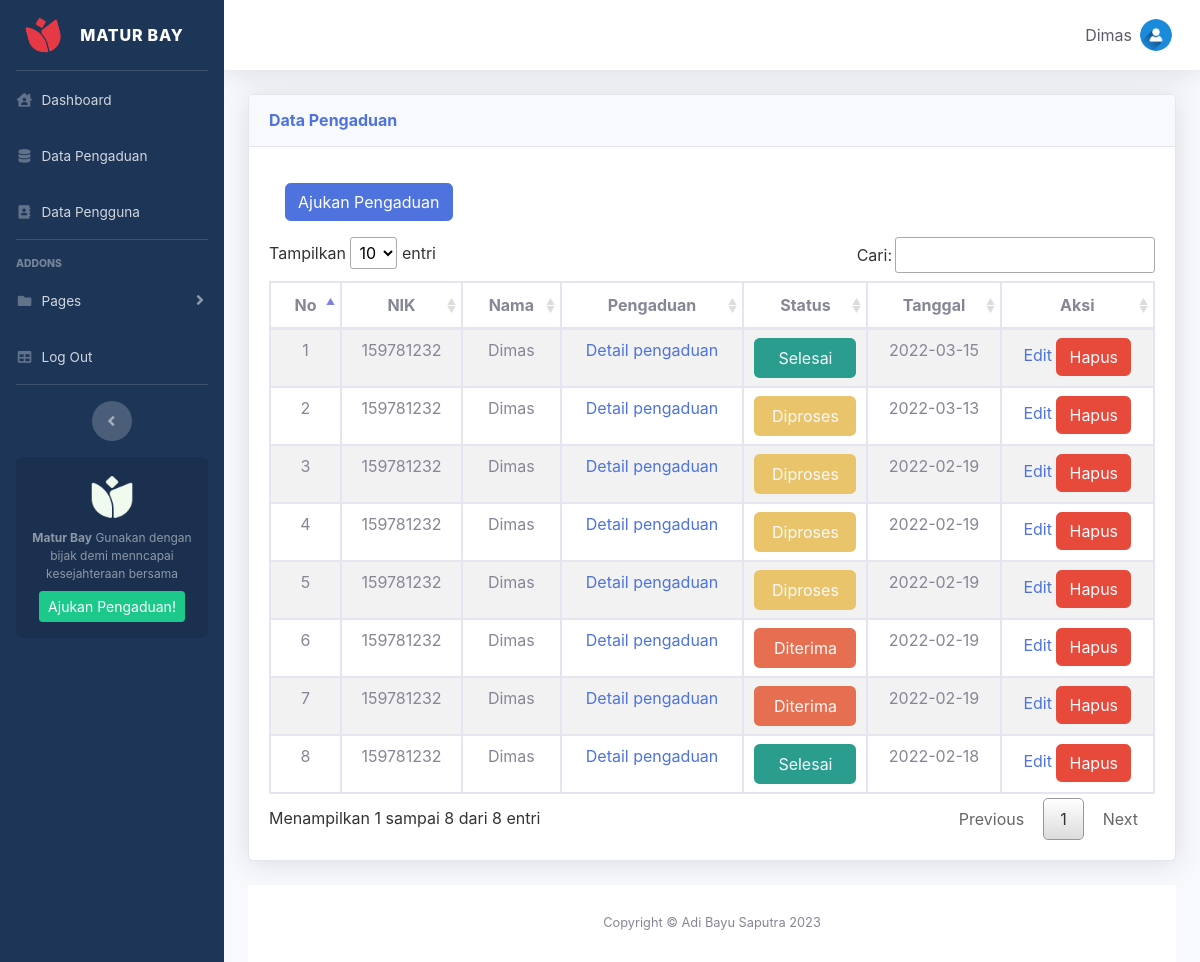
The app's page /view/user/datapengaduanuser.php (signed in) with its own data.
### tables this page shows
CREATE TABLE `tb_pengguna` (
  `id_pengguna` int(5) NOT NULL,
  `nik` int(9) NOT NULL,
  `nama` varchar(123) NOT NULL,
  `level` varchar(15) NOT NULL,
  `Status` varchar(123) NOT NULL,
  `no_hp` varchar(112) NOT NULL,
  `username` varchar(123) NOT NULL,
  `password` varchar(123) NOT NULL
);

CREATE TABLE `tb_pengaduan` (
  `id_pengaduan` int(5) NOT NULL,
  `pengaduan` varchar(999) NOT NULL,
  `tgl_pengaduan` date DEFAULT NULL,
  `gambar` varchar(123) NOT NULL,
  `id_pengguna` int(11) NOT NULL,
  `status` varchar(50) NOT NULL
);

### view/user/datapengaduanuser.php (the view, shortened to what this page needs)
<?php
include 'header.php';
$id_pengguna = $_SESSION['id_pengguna'];
?>
                        <?php
                        include "../../back/koneksi/koneksi.php";
                        $SqlQuery = mysqli_query($koneksi, "SELECT * FROM tb_pengguna where tb_pengguna.id_pengguna =$id_pengguna");
                        foreach ($SqlQuery as $row ) {
                        ?>
                        <li class="nav-item dropdown no-arrow">
                            <a class="nav-link dropdown-toggle" href="#" id="userDropdown" role="button"
                                data-toggle="dropdown" aria-haspopup="true" aria-expanded="false">
                                <span class="mr-2 d-none d-lg-inline text-gray-800"> <?php echo $row['nama']; ?></span>
                                <img class="img-profile rounded-circle"
                                    src="../../assets/img/user.png">
                            </a>
                        </li>
                    <?php
                        }
                    ?>
                <div class="container-fluid">
                    <div class="row">
                        <div class="col-xl-12 col-lg-7">
                            <div class="card shadow mb-4">
                                <div
                                    class="card-header py-3 d-flex flex-row align-items-center justify-content-between">
                                    <h6 class="m-0 font-weight-bold text-primary">Data Pengaduan</h6>
                                </div>
                                <div class="card-body">
                                    <div class="chart-area">
                                <div style="width: 100%;margin: 0px auto;">
                                <div class="text">
                <button class="tambah btn btn-primary m-3" onclick="location.href='../../back/pengaduan/pengisian.php'" type="button">Ajukan Pengaduan</button>
            </div>
            <div class="content">
            <table width="100%" id="tabel" class="table table-striped table-bordered">
                    <thead class="text-center">
                        <th>No</th>
                        <th>NIK</th>
                        <th>Nama</th>
                        <th>Pengaduan</th>
                        <th>Status</th>
                        <th>Tanggal</th>
                        <th>Aksi</th>
                    </thead>
                    <tbody align="center">
                        <?php
                        include "../../back/koneksi/koneksi.php";
                            $SqlQuery = mysqli_query($koneksi, "SELECT * FROM tb_pengaduan INNER JOIN tb_pengguna ON tb_pengaduan.id_pengguna = tb_pengguna.id_pengguna where tb_pengguna.id_pengguna =$id_pengguna ORDER BY tb_pengaduan.tgl_pengaduan DESC"  );
                        $no =  1;
                        while ($row = mysqli_fetch_array($SqlQuery)) {
                                            if ($row['status'] === 'Diterima') {
                                               $background_color = '#E76F51';
                                            }
                                            else if( $row['status'] === 'Diproses')
                                            {
                                          $background_color = '#e9c46a';
                                            }
                                            else if ($row['status'] === 'Selesai')
                                            {
                                           $background_color = '#2a9d8f';
                                        };
                        ?>
                            <tr>
                                <td>
                                    <?php echo $no++ ?>
                                </td>
                                <td>
                                    <?php echo $row['nik']; ?>
                                </td>
                                <td>
                                    <?php echo $row['nama']; ?>
                                </td>
                                <td >
                                    <a class="info"  href="../user/infouser.php?id=<?php echo $row['id_pengaduan']; ?>">Detail pengaduan</a>
                                </td>
                                <td>
                                    <div  id="" class="status  fw-bolder rounded-1 text-center">
                                        <span id="status" class="p-2 align-items-center justify-content-center rounded text-light d-flex fw-semibold"  style='background-color: <?= $background_color ?>;' >
                                    <?php echo $row['status']; ?>
                                    </span>
                                    </div>
                                </td>
                                <td>
                                    <?php echo $row['tgl_pengaduan']; ?>
                                </td>
                                <td>
                                    <a class="edit" href="../../back/pengaduan/edit.php?id=<?php echo $row['id_pengaduan']; ?>">Edit</a>
                                    <button class="btn btn-danger">
                                        <a class="hapus text-decoration-none text-light fw-semibold" href="../../back/pengaduan/hapuspengaduan.php?id=<?php echo $row['id_pengaduan']; ?>" onclick="return confirm('Anda yakin ingin hapus pengaduan?')">Hapus</a>
                                    </button>
                                </td>
                            </tr>
                        <?php
                        }
                        ?>
                    </tbody>
                </table>
            </div>
        </div>
    </div>
</div>
            </div>
<?php include 'footer.php';?>

### records on screen
tb_pengguna: nama "Dimas"
tb_pengaduan: id_pengguna.nik "159781232", id_pengguna.nama "Dimas", status "Selesai", tgl_pengaduan "2022-03-15"
tb_pengaduan: id_pengguna.nik "159781232", id_pengguna.nama "Dimas", status "Diproses", tgl_pengaduan "2022-03-13"
tb_pengaduan: id_pengguna.nik "159781232", id_pengguna.nama "Dimas", status "Diproses", tgl_pengaduan "2022-02-19"
tb_pengaduan: id_pengguna.nik "159781232", id_pengguna.nama "Dimas", status "Diproses", tgl_pengaduan "2022-02-19"
tb_pengaduan: id_pengguna.nik "159781232", id_pengguna.nama "Dimas", status "Diproses", tgl_pengaduan "2022-02-19"
tb_pengaduan: id_pengguna.nik "159781232", id_pengguna.nama "Dimas", status "Diterima", tgl_pengaduan "2022-02-19"
tb_pengaduan: id_pengguna.nik "159781232", id_pengguna.nama "Dimas", status "Diterima", tgl_pengaduan "2022-02-19"
tb_pengaduan: id_pengguna.nik "159781232", id_pengguna.nama "Dimas", status "Selesai", tgl_pengaduan "2022-02-18"
